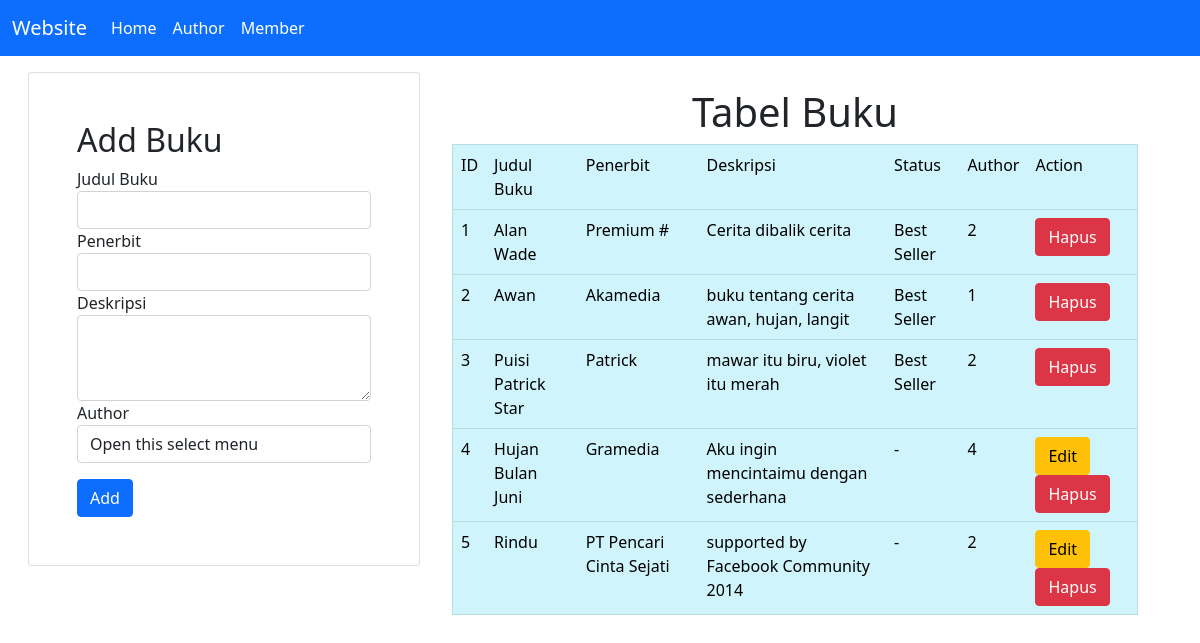
The page / on the database its author committed.
### tables this page shows
CREATE TABLE `buku` (
  `id_buku` int(11) NOT NULL AUTO_INCREMENT,
  `judul_buku` varchar(100) NOT NULL,
  `penerbit` varchar(100) NOT NULL,
  `deskripsi` text NOT NULL,
  `status` varchar(50) NOT NULL,
  `id_author` int(11) NOT NULL,
  PRIMARY KEY (`id_buku`),
  KEY `id_author` (`id_author`),
  CONSTRAINT `buku_ibfk_1` FOREIGN KEY (`id_author`) REFERENCES `author` (`id_author`) ON DELETE CASCADE ON UPDATE CASCADE
);

### conf.php (called while the page is built)
<?php
$db_host = "localhost";
$db_user = "root";
$db_pass = "";
$db_name = "db_perpustakaan";
?>

### includes/DB.class.php (called while the page is built, shortened)
<?php
class DB
{
    var $db_host = "";
    var $db_user = "";
    var $db_pass = "";
    var $db_name = "";
    var $db_link = "";
    var $result = 0;
    function DB($db_host = '', $db_user = '', $db_pass = '', $db_name = '')
    {
        $this->db_host = $db_host;
        $this->db_user = $db_user;
        $this->db_pass = $db_pass;
        $this->db_name = $db_name;
    }
    function open()
    {
        $this->db_link = mysqli_connect($this->db_host, $this->db_user, $this->db_pass, $this->db_name);
    }
    function execute($query = "")
    {
        $this->result = mysqli_query($this->db_link, $query);
        return $this->result;
    }
    function getResult()
    {
        return mysqli_fetch_array($this->result);
    }
}
?>

### includes/Buku.class.php (called while the page is built, shortened)
<?php
class Buku extends DB
{
    function getBuku()
    {
        $query = "SELECT * FROM buku";
        return $this->execute($query);
    }
}
?>

### index.php (the view, shortened to what this page needs)
<?php
include("conf.php");
include("includes/Template.class.php");
include("includes/DB.class.php");
include("includes/Buku.class.php");
$buku = new Buku($db_host, $db_user, $db_pass, $db_name);
$buku->open();
$buku->getBuku();
$status = false;
$data = null;
$no = 1;
while (list($id, $judul, $penerbit, $deskripsi, $status, $id_author) = $buku->getResult()) {
    if ($status == "Best Seller") {
        $data .= "<tr>
            <td>" . $no++ . "</td>
            <td>" . $judul . "</td>
            <td>" . $penerbit . "</td>
            <td>" . $deskripsi . "</td>
            <td>" . $status . "</td>
            <td>" . $id_author . "</td>
            <td>
            <a href='index.php?id_hapus=" . $id . "' class='btn btn-danger' '>Hapus</a>
            </td>
            </tr>";
    }
    else {
        $data .= "<tr>
            <td>" . $no++ . "</td>
            <td>" . $judul . "</td>
            <td>" . $penerbit . "</td>
            <td>" . $deskripsi . "</td>
            <td>" . $status . "</td>
            <td>" . $id_author . "</td>
            <td>
            <a href='index.php?id_edit=" . $id .  "' class='btn btn-warning' '>Edit</a>
            <a href='index.php?id_hapus=" . $id . "' class='btn btn-danger' '>Hapus</a>
            </td>
            </tr>";
    }
}

### includes/Template.class.php (shortened to what this page needs)
<?php
class Template
{
    var $content = '';
    function Template($filename='')
    {
        $this->content = implode('', @file($filename));
    }
    function clear()
    {
        $this->content = preg_replace("/DATA_[A-Z|_|0-9]+/", "", $this->content);
    }
    function write()
    {
        print $this->content;
    }
    function replace($old = '', $new = '')
    {
        if (is_int($new)) {
            $value = sprintf("%d", $new);
        }
        elseif (is_float($new)) {
            $value = sprintf("%f", $new);
        }
        elseif (is_array($new)) {
            $value = '';
            foreach ($new as $item) {
                $value .= $item. ' ';
            }
        }
        else {
            $value = $new;
        }
        $this->content = preg_replace("/$old/", $value, $this->content);
    }
}
?>

### rows shown on the page
buku: judul_buku "Alan Wade", penerbit "Premium #", deskripsi "Cerita dibalik cerita", status "Best Seller", id_author "2"
buku: judul_buku "Awan", penerbit "Akamedia", deskripsi "buku tentang cerita awan, hujan, langit", status "Best Seller", id_author "1"
buku: judul_buku "Puisi Patrick Star", penerbit "Patrick", deskripsi "mawar itu biru, violet itu merah", status "Best Seller", id_author "2"
buku: judul_buku "Hujan Bulan Juni", penerbit "Gramedia", deskripsi "Aku ingin mencintaimu dengan sederhana", status "-", id_author "4"
buku: judul_buku "Rindu", penerbit "PT Pencari Cinta Sejati", deskripsi "supported by Facebook Community 2014", status "-", id_author "2"
